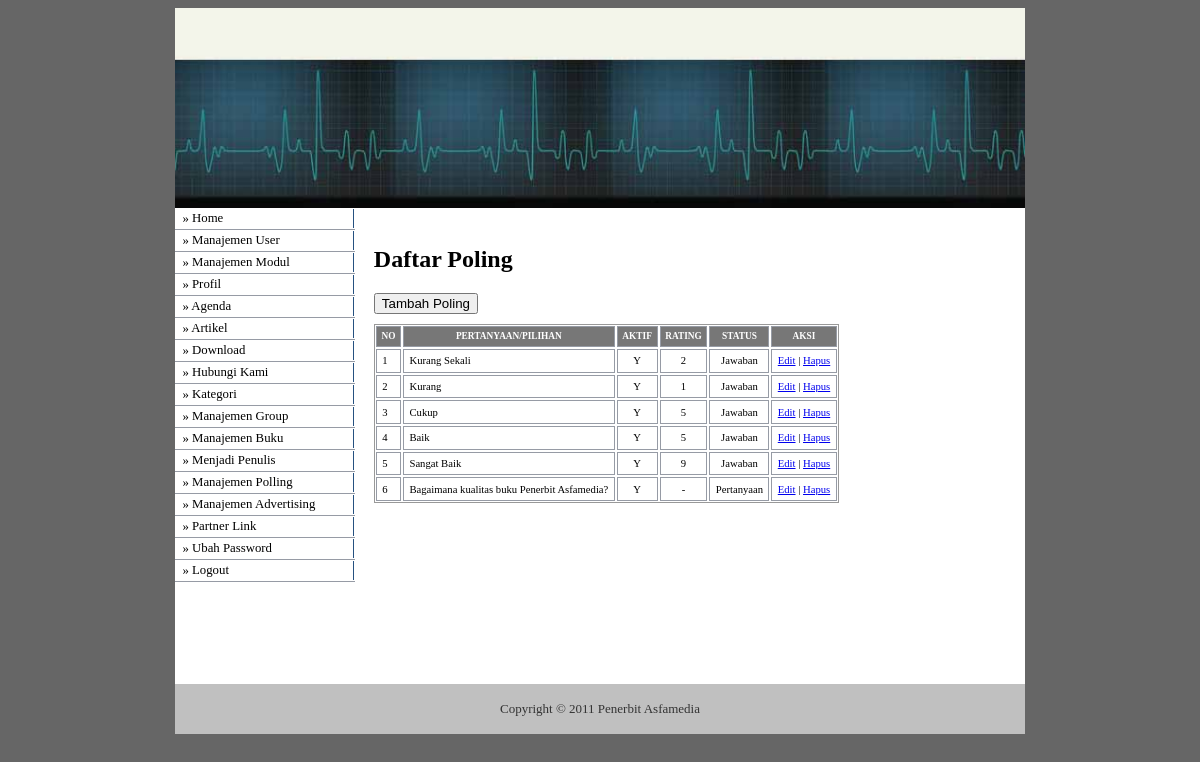
The app's page /asfaadmin/master.php?module=polling (signed in) with its own data.
### tables this page shows
CREATE TABLE IF NOT EXISTS `tmodule` (
  `IdModule` int(11) NOT NULL auto_increment,
  `ModuleName` varchar(50) NOT NULL,
  `Link` varchar(100) NOT NULL,
  `Publish` enum('Y','N') NOT NULL,
  `Status` enum('User','Administrator') NOT NULL,
  `Active` enum('Y','N') NOT NULL,
  `Sort` int(11) NOT NULL,
  `Seo_Link` varchar(50) NOT NULL,
  PRIMARY KEY  (`IdModule`)
);

CREATE TABLE IF NOT EXISTS `tpolling` (
  `id_polling` int(11) NOT NULL auto_increment,
  `pilihan` varchar(255) NOT NULL,
  `status` char(1) NOT NULL,
  `rating` int(11) NOT NULL,
  `aktif` char(1) NOT NULL,
  `datetime` date NOT NULL,
  PRIMARY KEY  (`id_polling`)
);

### asfaadmin/modul/mod_polling/polling.php (the view, shortened to what this page needs)
<?php
$aksi="modul/mod_polling/aksi_polling.php";
switch($_GET[act]){
	default:
	echo "<h2>Daftar Poling</h2>
			<input type=button value='Tambah Poling' onclick=\"window.location.href='?module=polling&act=tambahpolling';\">
			<table id=tablekonten>
			<tr><th><div id='konten'>no</div></th><th><div id='konten'>pertanyaan/pilihan</div></th><th><div id='konten'>aktif</div></th><th><div id='konten'>rating</div></th><th><div id='konten'>status</div></th><th><div id='konten'>aksi</div></th></tr>";
	$no = 1;
	$tampil=mysql_query("SELECT * FROM tpolling ORDER BY id_polling DESC");
	while ($data = mysql_fetch_array($tampil)){
		$pilihan = $data[pilihan];
		$pilihan = substr($pilihan,0,50);
		if ($data[status]=='1'){
			$rating = '-';
			$status = 'Pertanyaan';
		}
		else{
			$rating = $data[rating];
			$status = 'Jawaban';
		}
		echo "<tr>
			<td><div id='kontentd'>$no</div></td>
			<td><div id='kontentd'>$pilihan</div></td>
			<td align=center><div id='kontentd'>$data[aktif]</div></td>
			<td align=center><div id='kontentd'>$rating</div></td>
			<td align=center><div id='kontentd'>$status</div></td>
			<td><div id='kontentd'><a href=?module=polling&act=editpolling&id=$data[id_polling]>Edit</a> | <a href=$aksi?module=polling&act=hapus&id=$data[id_polling]>Hapus</a></div></td>
			</tr>";
		$no++;
	}
	echo "</table>";
	break;
}
?>

### asfaadmin/menu.php (shortened to what this page needs)
<?php
if ($_SESSION[Level] == 'administrator'){
	$sql = mysql_query("select * from tmodule where Active='Y' order by Sort");
}
else{
	$sql = mysql_query("select * from tmodule where Status='user' and Active='Y' order by Sort");
}
while ($m = mysql_fetch_array($sql)){
	echo "<li><a href='$m[Link]'>&#187; $m[ModuleName]</a></li>";
}
?>

### css/adminstyle.css (style rules this page uses)
body { font-family: Tahoma; text-align: center; background: #666666; }
#menu li { border-bottom: 1px solid #969BA5; margin: 0; padding: 1px; font-size: 80%; vertical-align: bottom; }
#menu a:link, #menu a:visited { display: block; padding: 2px 5px 2px 0.5em; border-right: 1px solid #265180; background-color: #FFFFFF; color: #000000; text-decoration: none; }
#konten { color: #FFFFFF; font-size: 7pt; text-transform: uppercase; text-align: center; padding: 0.5em; border-width: 1px; border-style: solid; border-color: #969BA5; border-collapse: collapse; background-color: #777; }
#kontentd { padding: 0.5em; vertical-align: top; border-width: 1px; border-style: solid; border-color: #969BA5; border-collapse: collapse; }
#tablekonten { font-family: Tahoma; font-size: 8pt; border-width: 1px; border-style: solid; border-color: #999999; border-collapse: collapse; margin: 10px 0px; }

### records on screen
tmodule: ModuleName "Manajemen User"
tmodule: ModuleName "Manajemen Modul"
tmodule: ModuleName "Profil"
tmodule: ModuleName "Agenda"
tmodule: ModuleName "Artikel"
tmodule: ModuleName "Download"
tmodule: ModuleName "Hubungi Kami"
tmodule: ModuleName "Kategori"
tmodule: ModuleName "Manajemen Group"
tmodule: ModuleName "Manajemen Buku"
tmodule: ModuleName "Menjadi Penulis"
tmodule: ModuleName "Manajemen Polling"
tmodule: ModuleName "Manajemen Advertising"
tmodule: ModuleName "Partner Link"
tpolling: pilihan "Kurang Sekali", aktif "Y", rating "2", status "Jawaban"
tpolling: pilihan "Kurang", aktif "Y", rating "1", status "Jawaban"
tpolling: pilihan "Cukup", aktif "Y", rating "5", status "Jawaban"
tpolling: pilihan "Baik", aktif "Y", rating "5", status "Jawaban"
tpolling: pilihan "Sangat Baik", aktif "Y", rating "9", status "Jawaban"
tpolling: pilihan "Bagaimana kualitas buku Penerbit Asfamedia?", aktif "Y", status "-", status "Pertanyaan"
